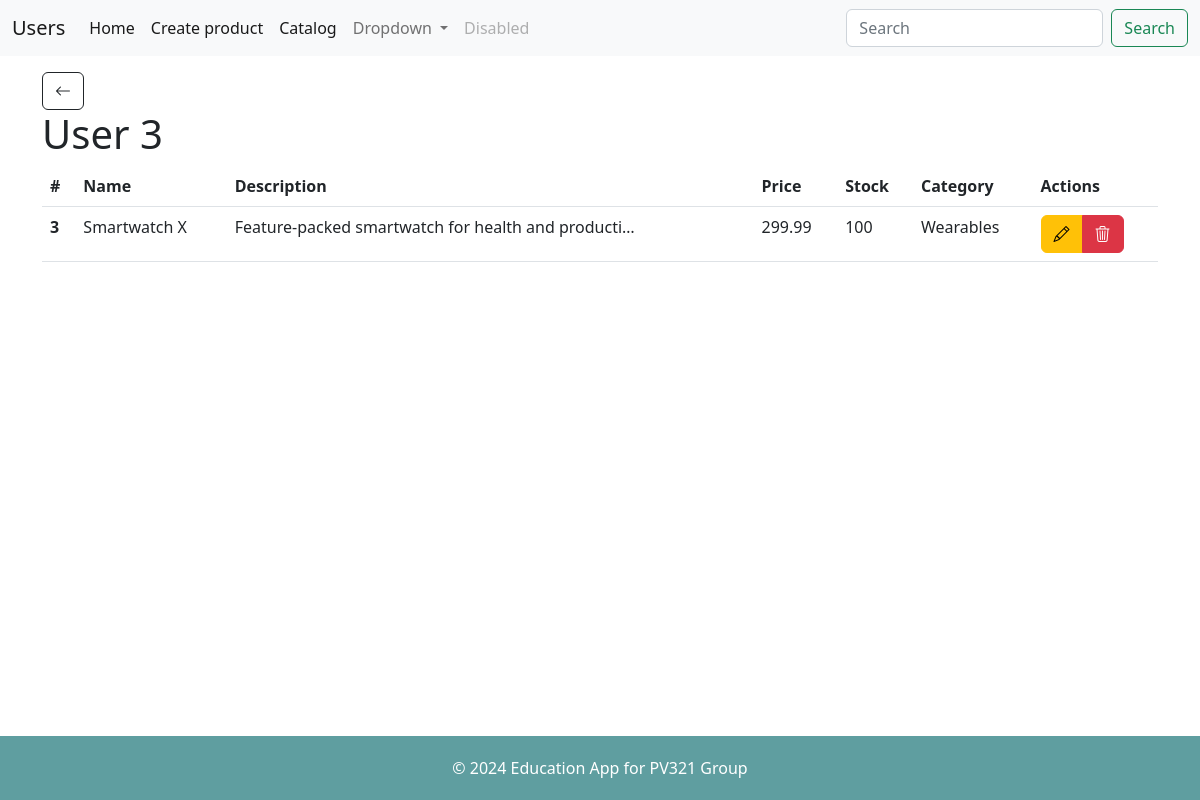
Page /products/details/3 on the committed database.
### products/models.py (models this page shows)
class Product(models.Model):
    CATEGORY_CHOICES = [
        (0, '1stCategory'),
        (1, '2stCategory'),
        (2, '3stCategory'),
    ]
    name = models.CharField(max_length=255)
    description = models.TextField()
    price = models.DecimalField(max_digits=10, decimal_places=2)
    stock = models.PositiveIntegerField()
    category = models.IntegerField(choices=CATEGORY_CHOICES, default=0)
    photo = models.ImageField(blank=True, null=True)
    def __str__(self):
        return self.name

### products/views.py (the view)
# urls.py: path("details/<int:id>", views.details, name="details"),
def details(request, id):
    try:
        product = Product.objects.get(pk=id)
        print(product)
        return render(request, "detail.html", {"product": product,"return_url": "/products/list"})
    except:
        error="Product not except"
        return render(request, "detail.html", {"error": error,"return_url": "/products/list"})

### products/templates/detail.html (shortened to what this page needs)
{% extends "_layout.html" %}
{% block content %}
<h1>User {{product.id}}</h1>
{% if error == None %}
<table class="table">
    <thead>
        <tr>
            <th scope="col">#</th>
            <th scope="col">Name</th>
            <th scope="col">Description</th>
            <th scope="col">Price</th>
            <th scope="col">Stock</th>
            <th scope="col">Category</th>
            <th scope="col">Actions</th>
        </tr>
    </thead>
    <tbody>
        <tr>
            <th scope="row">{{product.id}}</th>
            <td>{{product.name | truncatechars:15}}</td>
            <td>{{product.description | truncatechars:50}}</td>
            <td>{{product.price| truncatechars:7}}</td>
            <td>{{product.stock| truncatechars:7}}</td>
            <td>{{product.category| truncatechars:15}}</td>
            <td>
                <div class="btn-group" role="group">
                    <a class="btn btn-warning" href="{% url 'edit' product.id%}">
                        <i class="bi bi-pencil"></i>
                    </a>
                    <a type="button" class="btn btn-danger" href="{% url 'delete' product.id %}">
                        <i class="bi bi-trash3"></i>
                    </a>
                </div>
            </td>
        </tr>
    </tbody>
</table>
{%endif%}
{% endblock %}

### products/static/style.css (style rules this page uses)
body { display: flex; flex-direction: column; min-height: 100vh; }

### rows in the picture
Product: id "3", name "Smartwatch X", description "Feature-packed smartwatch for health and producti…", price "299.99", stock "100", category "Wearables"
